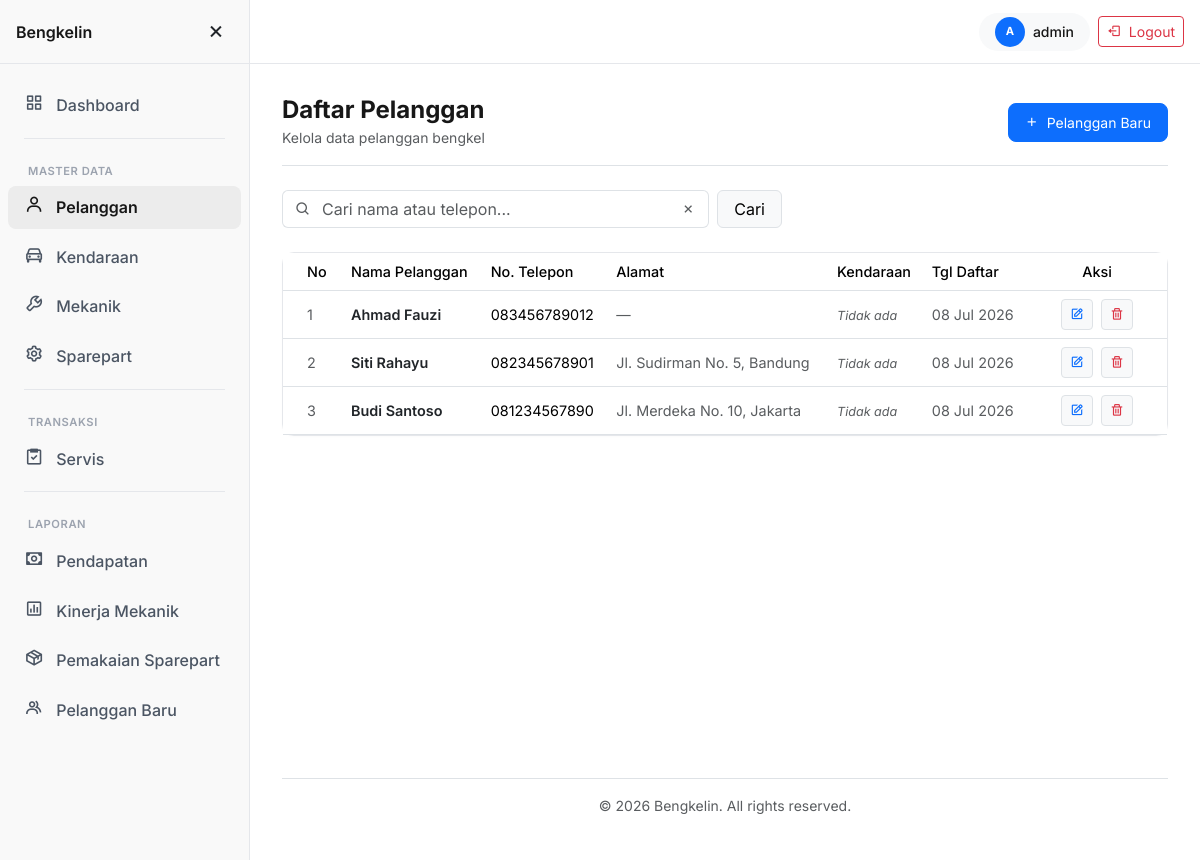
Screenshot of /pelanggan/index.php (signed in) with the database file from the repository.
### tables this page shows
CREATE TABLE pelanggan (
    id_pelanggan INT          NOT NULL AUTO_INCREMENT,
    nama         VARCHAR(100) NOT NULL,
    no_telp      VARCHAR(20)  NOT NULL,
    alamat       TEXT         NULL,
    created_at   TIMESTAMP    NOT NULL DEFAULT CURRENT_TIMESTAMP,
    PRIMARY KEY (id_pelanggan)
);

### includes/functions.php (called while the page is built, shortened)
<?php
function e(string $str): string
{
    return htmlspecialchars($str, ENT_QUOTES, 'UTF-8');
}
function isActive(string $dir, string $file = ''): string
{
    static $currentFile = null;
    static $currentDir = null;
    if ($currentFile === null) {
        $currentFile = basename($_SERVER['PHP_SELF']);
        $currentDir  = basename(dirname($_SERVER['PHP_SELF']));
    }
    if ($dir === 'root') {
        return ($currentFile === $file) ? 'active' : '';
    }
    if ($currentDir === $dir) {
        return 'active';
    }
    return '';
}

### pelanggan/index.php (the view, shortened to what this page needs)
<?php
require '../config.php';
$search = trim($_GET['search'] ?? '');
$searchParam = "%$search%";
if ($search !== '') {
    $stmt = $conn->prepare("
        SELECT p.*, COUNT(k.id_kendaraan) AS jumlah_kendaraan
        FROM pelanggan p
        LEFT JOIN kendaraan k ON p.id_pelanggan = k.id_pelanggan
        WHERE p.nama LIKE ? OR p.no_telp LIKE ?
        GROUP BY p.id_pelanggan
        ORDER BY p.id_pelanggan DESC
    ");
    $stmt->bind_param('ss', $searchParam, $searchParam);
    $stmt->execute();
    $result = $stmt->get_result();
    $stmt->close();
} else {
    $result = $conn->query("
        SELECT p.*, COUNT(k.id_kendaraan) AS jumlah_kendaraan
        FROM pelanggan p
        LEFT JOIN kendaraan k ON p.id_pelanggan = k.id_pelanggan
        GROUP BY p.id_pelanggan
        ORDER BY p.id_pelanggan DESC
    ");
}
include '../includes/header.php';
include '../includes/sidebar.php';
?>
<div class="d-flex justify-content-between align-items-center flex-wrap gap-3 mb-4 pb-3 border-bottom">
    <div>
        <h4 class="fw-bold mb-0">Daftar Pelanggan</h4>
        <span class="text-muted small">Kelola data pelanggan bengkel</span>
    </div>
    <a href="<?php echo BASE_URL; ?>pelanggan/tambah.php" class="btn btn-primary btn-sm px-3 py-2 rounded-3">
        <i class="bx bx-plus me-1"></i> Pelanggan Baru
    </a>
</div>
<div class="d-flex align-items-center gap-3 mb-4 flex-wrap">
    <form action="" method="GET" class="d-flex align-items-center gap-2 flex-grow-1" style="max-width: 500px;">
        <div class="input-group">
            <span class="input-group-text bg-white border-end-0 text-muted">
                <i class="bx bx-search"></i>
            </span>
            <input
                type="text"
                id="searchInput"
                name="search"
                class="form-control border-start-0 border-end-0 ps-0 shadow-none"
                placeholder="Cari nama atau telepon..."
                value="<?php echo e($search); ?>"
            >
            <button type="button" class="input-group-text bg-white border-start-0 text-muted" style="cursor: pointer;" onclick="document.getElementById('searchInput').value=''; document.getElementById('searchInput').focus();" title="Kosongkan ketikan">
                <i class="bx bx-x"></i>
            </button>
        </div>
        <button type="submit" class="btn btn-light border px-3">Cari</button>
    </form>
</div>
<div class="card stat-card">
    <div class="card-body p-0">
        <div class="table-responsive">
            <table class="table table-hover align-middle mb-0" style="font-size: 0.9rem;">
                <thead class="border-bottom text-muted">
                    <tr>
                        <th width="60" class="ps-4 fw-medium">No</th>
                        <th class="fw-medium">Nama Pelanggan</th>
                        <th class="fw-medium">No. Telepon</th>
                        <th class="fw-medium">Alamat</th>
                        <th class="fw-medium">Kendaraan</th>
                        <th class="fw-medium">Tgl Daftar</th>
                        <th width="140" class="text-center fw-medium">Aksi</th>
                    </tr>
                </thead>
                <tbody>
                    <?php if ($result->num_rows === 0): ?>
                        <tr>
                            <td colspan="6" class="text-center py-5">
                                <div class="py-4">
                                    <i class="bx bx-user-x fs-1 text-muted opacity-25"></i>
                                    <p class="text-muted mt-2 mb-0">Data pelanggan tidak ditemukan.</p>
                                </div>
                            </td>
                        </tr>
                    <?php else: ?>
                        <?php
                        $no = 1;
                        while ($row = $result->fetch_assoc()):
                        ?>
                            <tr>
                                <td class="ps-4 text-muted"><?php echo $no++; ?></td>
                                <td class="fw-semibold text-dark"><?php echo e($row['nama']); ?></td>
                                <td><?php echo e($row['no_telp']); ?></td>
                                <td class="text-muted">
                                    <?php echo $row['alamat'] ? e($row['alamat']) : '—'; ?>
                                </td>
                                <td>
                                    <?php $jk = (int)$row['jumlah_kendaraan']; ?>
                                    <?php if ($jk > 0): ?>
                                        <a href="<?php echo BASE_URL; ?>kendaraan/index.php?search=<?php echo urlencode($row['nama']); ?>"
                                           class="badge bg-primary bg-opacity-10 text-primary border border-primary border-opacity-25 text-decoration-none px-2 py-1"
                                           data-bs-toggle="tooltip" title="Lihat kendaraan milik pelanggan ini">
                                            <i class='bx bx-car me-1'></i><?php echo $jk; ?> kendaraan
                                        </a>
                                    <?php else: ?>
                                        <span class="text-muted small fst-italic">Tidak ada</span>
                                    <?php endif; ?>
                                </td>
                                <td class="text-muted"><?php echo date('d M Y', strtotime($row['created_at'])); ?></td>
                                <td>
                                    <div class="d-flex justify-content-center gap-2">
                                        <a href="edit.php?id=<?php echo $row['id_pelanggan']; ?>"
                                           class="btn btn-light border btn-sm text-primary" data-bs-toggle="tooltip" title="Edit Data">
                                            <i class="bx bx-edit"></i>
                                        </a>
                                        <?php if ((int)$row['jumlah_kendaraan'] > 0): ?>
                                            <a href="<?php echo BASE_URL; ?>kendaraan/index.php?search=<?php echo urlencode($row['nama']); ?>"
                                               class="btn btn-light border btn-sm text-warning"
                                               data-bs-toggle="tooltip"
                                               title="Hapus <?php echo (int)$row['jumlah_kendaraan']; ?> kendaraan milik pelanggan ini terlebih dahulu">
                                                <i class="bx bx-car"></i>
                                            </a>
                                        <?php else: ?>
                                            <a href="hapus.php?id=<?php echo $row['id_pelanggan']; ?>"
                                               class="btn btn-light border btn-sm text-danger btn-confirm"
                                               data-confirm="Hapus pelanggan &quot;<?php echo e($row['nama']); ?>&quot;? Tindakan ini tidak dapat dibatalkan."
                                               data-bs-toggle="tooltip" title="Hapus Pelanggan">
                                                <i class="bx bx-trash"></i>
                                            </a>
                                        <?php endif; ?>
                                    </div>
                                </td>
                            </tr>
                        <?php endwhile; ?>
                    <?php endif; ?>
                </tbody>
            </table>
        </div>
    </div>
</div>
<?php include '../includes/footer.php'; ?>

### includes/header.php (shortened to what this page needs)
<!DOCTYPE html>
<html lang="id">
<head>
    <link href="https://cdn.jsdelivr.net/npm/bootstrap@5.3.3/dist/css/bootstrap.min.css" rel="stylesheet">
    <link href="https://unpkg.com/boxicons@2.1.4/css/boxicons.min.css" rel="stylesheet">
    <link rel="stylesheet" href="<?php echo BASE_URL; ?>assets/css/style.css">
</head>
<body>
<nav class="navbar navbar-expand-md navbar-light bg-white fixed-top shadow-sm">
    <div class="container-fluid px-3">
        <div class="d-flex align-items-center gap-2 ms-auto">
            <div class="d-flex align-items-center bg-light rounded-pill px-3 py-1">
                <span class="bg-primary text-white rounded-circle d-flex align-items-center justify-content-center me-2" style="width:30px;height:30px;font-size:0.7rem;font-weight:700;">
                    <?php echo strtoupper(substr($_SESSION['username'] ?? 'A', 0, 1)); ?>
                </span>
                <span class="small fw-medium"><?php echo e($_SESSION['username'] ?? 'Admin'); ?></span>
            </div>
            <a href="<?php echo BASE_URL; ?>logout.php" class="btn btn-outline-danger btn-sm">
                <i class="bx bx-log-out me-1"></i> Logout
            </a>
        </div>
    </div>
</nav>
<div class="wrapper">

### includes/sidebar.php
<aside class="sidebar d-flex flex-column" id="sidebar">
    <div class="sidebar-header d-flex align-items-center justify-content-between px-3 py-2">
        <span class="sidebar-title fw-semibold fs-6">Bengkelin</span>
        <button id="sidebar-toggle" class="btn btn-sm border-0" title="Toggle Sidebar">
            <i class="bx bx-menu fs-4"></i>
        </button>
    </div>
    <nav class="nav flex-column flex-grow-1 px-2 py-3">
        <a href="<?php echo BASE_URL; ?>dashboard.php"
           class="nav-link <?php echo isActive('root', 'dashboard.php'); ?>"
           data-bs-toggle="tooltip"
           title="Dashboard">
            <i class="bx bx-grid-alt me-2"></i>
            <span class="menu-text">Dashboard</span>
        </a>
        <div class="sidebar-divider"></div>
        <div class="sidebar-heading">Master Data</div>
        <a href="<?php echo BASE_URL; ?>pelanggan/index.php"
           class="nav-link <?php echo isActive('pelanggan'); ?>"
           data-bs-toggle="tooltip"
           title="Pelanggan">
            <i class="bx bx-user me-2"></i>
            <span class="menu-text">Pelanggan</span>
        </a>
        <a href="<?php echo BASE_URL; ?>kendaraan/index.php"
           class="nav-link <?php echo isActive('kendaraan'); ?>"
           data-bs-toggle="tooltip"
           title="Kendaraan">
            <i class="bx bx-car me-2"></i>
            <span class="menu-text">Kendaraan</span>
        </a>
        <a href="<?php echo BASE_URL; ?>mekanik/index.php"
           class="nav-link <?php echo isActive('mekanik'); ?>"
           data-bs-toggle="tooltip"
           title="Mekanik">
            <i class="bx bx-wrench me-2"></i>
            <span class="menu-text">Mekanik</span>
        </a>
        <a href="<?php echo BASE_URL; ?>sparepart/index.php"
           class="nav-link <?php echo isActive('sparepart'); ?>"
           data-bs-toggle="tooltip"
           title="Sparepart">
            <i class="bx bx-cog me-2"></i>
            <span class="menu-text">Sparepart</span>
        </a>
        <div class="sidebar-divider"></div>
        <div class="sidebar-heading">Transaksi</div>
        <a href="<?php echo BASE_URL; ?>servis/index.php"
           class="nav-link <?php echo isActive('servis'); ?>"
           data-bs-toggle="tooltip"
           title="Servis">
            <i class="bx bx-task me-2"></i>
            <span class="menu-text">Servis</span>
        </a>
        <div class="sidebar-divider"></div>
        <div class="sidebar-heading">Laporan</div>
        <a href="<?php echo BASE_URL; ?>laporan/pendapatan.php"
           class="nav-link <?php echo isActive('laporan', 'pendapatan.php'); ?>"
           data-bs-toggle="tooltip"
           title="Pendapatan">
            <i class="bx bx-money me-2"></i>
            <span class="menu-text">Pendapatan</span>
        </a>
        <a href="<?php echo BASE_URL; ?>laporan/mekanik.php"
           class="nav-link <?php echo isActive('laporan', 'mekanik.php'); ?>"
           data-bs-toggle="tooltip"
           title="Kinerja Mekanik">
            <i class="bx bx-bar-chart-square me-2"></i>
            <span class="menu-text">Kinerja Mekanik</span>
        </a>
        <a href="<?php echo BASE_URL; ?>laporan/sparepart.php"
           class="nav-link <?php echo isActive('laporan', 'sparepart.php'); ?>"
           data-bs-toggle="tooltip"
           title="Pemakaian Sparepart">
            <i class="bx bx-package me-2"></i>
            <span class="menu-text">Pemakaian Sparepart</span>
        </a>
        <a href="<?php echo BASE_URL; ?>laporan/pelanggan.php"
           class="nav-link <?php echo isActive('laporan', 'pelanggan.php'); ?>"
           data-bs-toggle="tooltip"
           title="Pelanggan Baru">
            <i class="bx bx-group me-2"></i>
            <span class="menu-text">Pelanggan Baru</span>
        </a>
    </nav>
</aside>
<main class="main-content" id="main-content">

### includes/footer.php (shortened to what this page needs)
<footer class="app-footer text-center text-muted small py-3 mt-auto border-top">
        &copy; <?php echo date('Y'); ?> <?php echo APP_NAME; ?>. All rights reserved.
    </footer>
</main>
</div>
</body>
</html>

### assets/css/style.css (style rules this page uses)
body { font-family: "Inter", -apple-system, BlinkMacSystemFont, "Segoe UI", Roboto, sans-serif; background-color: #ffffff; color: #171717; }
:root { --bs-primary: #000000; --bs-secondary: #f3f4f6; --bs-success: #10b981; --bs-danger: #ef4444; --bs-warning: #f59e0b; --bs-info: #3b82f6; --sidebar-bg: #f9f9f9; --sidebar-hover: #ececec; --border-light: #e5e7eb; --sidebar-width: 250px; --sidebar-collapsed-width: 68px; }
.sidebar { position: fixed; top: 0; left: 0; bottom: 0; width: var(--sidebar-width); background: var(--sidebar-bg); border-right: 1px solid var(--border-light); overflow-y: auto; overflow-x: hidden; transition: width 0.3s cubic-bezier(0.4, 0, 0.2, 1); z-index: 1040; display: flex; flex-direction: column; scrollbar-width: thin; scrollbar-color: #d1d5db transparent; }
.sidebar-header { height: 64px !important; min-height: 64px !important; max-height: 64px !important; background: var(--sidebar-bg); border-bottom: 1px solid var(--border-light); display: flex; align-items: center; }
.sidebar-title { color: #171717 !important; }
#sidebar-toggle { display: flex; align-items: center; justify-content: center; width: 34px; height: 34px; padding: 0; }
.sidebar .nav-link { color: #4b5563 !important; padding: 0.6rem 1rem; margin: 0.2rem 0; border-radius: 8px; font-weight: 500; white-space: nowrap; overflow: hidden; transition: all 0.2s; }
.sidebar .nav-link.active { background: var(--sidebar-hover); color: #171717 !important; font-weight: 600; }
.sidebar .nav-link i { width: 20px; text-align: center; flex-shrink: 0; font-size: 1.2rem; }
.sidebar .sidebar-heading { font-size: 0.7rem; font-weight: 600; color: #9ca3af; padding: 1rem 1.25rem 0.2rem; text-transform: uppercase; letter-spacing: 0.05em; }
.sidebar .sidebar-divider { height: 1px; background: var(--border-light); margin: 0.5rem 1rem; }
.navbar { height: 64px; margin-left: var(--sidebar-width); border-bottom: 1px solid var(--border-light); box-shadow: none !important; background: #ffffff !important; transition: margin-left 0.3s cubic-bezier(0.4, 0, 0.2, 1); }
.main-content { margin-left: 250px; padding: 2rem; background: #ffffff; min-height: 100vh; transition: margin-left 0.3s cubic-bezier(0.4, 0, 0.2, 1); display: flex; flex-direction: column; }
.stat-card { border: 1px solid var(--border-light) !important; box-shadow: 0 1px 3px rgba(0, 0, 0, 0.02); border-radius: 12px; background: #ffffff; transition: all 0.2s ease; }

### includes/header.php (style rules this page uses)
body { padding-top: 64px; }

### rows the page displays
pelanggan: nama "Ahmad Fauzi", no_telp "083456789012", created_at "08 Jul 2026"
pelanggan: nama "Siti Rahayu", no_telp "082345678901", alamat "Jl. Sudirman No. 5, Bandung", created_at "08 Jul 2026"
pelanggan: nama "Budi Santoso", no_telp "081234567890", alamat "Jl. Merdeka No. 10, Jakarta", created_at "08 Jul 2026"

### other values shown
substr($_SESSION['username'] ?? 'A', 0, 1) "A"
$_SESSION['username'] "admin"
APP_NAME "Bengkelin"
